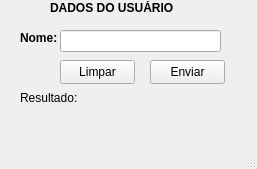
<?xml version="1.0" encoding="UTF-8"?>
<ui version="4.0">
 <class>MainWindow</class>
 <widget class="QMainWindow" name="MainWindow">
  <property name="geometry">
   <rect>
    <x>0</x>
    <y>0</y>
    <width>257</width>
    <height>169</height>
   </rect>
  </property>
  <property name="windowTitle">
   <string>MainWindow</string>
  </property>
  <widget class="QWidget" name="centralwidget">
   <widget class="QLabel" name="lbl_top">
    <property name="geometry">
     <rect>
      <x>50</x>
      <y>0</y>
      <width>131</width>
      <height>16</height>
     </rect>
    </property>
    <property name="text">
     <string>&lt;html&gt;&lt;head/&gt;&lt;body&gt;&lt;p&gt;&lt;span style=&quot; font-weight:700;&quot;&gt;DADOS DO USUÁRIO&lt;/span&gt;&lt;/p&gt;&lt;/body&gt;&lt;/html&gt;</string>
    </property>
   </widget>
   <widget class="QLabel" name="lbl_nome">
    <property name="geometry">
     <rect>
      <x>20</x>
      <y>30</y>
      <width>49</width>
      <height>16</height>
     </rect>
    </property>
    <property name="text">
     <string>&lt;html&gt;&lt;head/&gt;&lt;body&gt;&lt;p&gt;&lt;span style=&quot; font-weight:700;&quot;&gt;Nome:&lt;/span&gt;&lt;/p&gt;&lt;/body&gt;&lt;/html&gt;</string>
    </property>
   </widget>
   <widget class="QLineEdit" name="txt_nome">
    <property name="geometry">
     <rect>
      <x>60</x>
      <y>30</y>
      <width>161</width>
      <height>22</height>
     </rect>
    </property>
   </widget>
   <widget class="QPushButton" name="btn_enviar">
    <property name="geometry">
     <rect>
      <x>150</x>
      <y>60</y>
      <width>75</width>
      <height>24</height>
     </rect>
    </property>
    <property name="text">
     <string>Enviar</string>
    </property>
   </widget>
   <widget class="QLabel" name="lbl_resultado">
    <property name="geometry">
     <rect>
      <x>20</x>
      <y>90</y>
      <width>201</width>
      <height>16</height>
     </rect>
    </property>
    <property name="text">
     <string>Resultado:</string>
    </property>
   </widget>
   <widget class="QPushButton" name="btn_limpar">
    <property name="geometry">
     <rect>
      <x>60</x>
      <y>60</y>
      <width>75</width>
      <height>24</height>
     </rect>
    </property>
    <property name="text">
     <string>Limpar</string>
    </property>
   </widget>
  </widget>
  <widget class="QMenuBar" name="menubar">
   <property name="geometry">
    <rect>
     <x>0</x>
     <y>0</y>
     <width>257</width>
     <height>22</height>
    </rect>
   </property>
  </widget>
  <widget class="QStatusBar" name="statusbar"/>
 </widget>
 <resources/>
 <connections/>
</ui>
